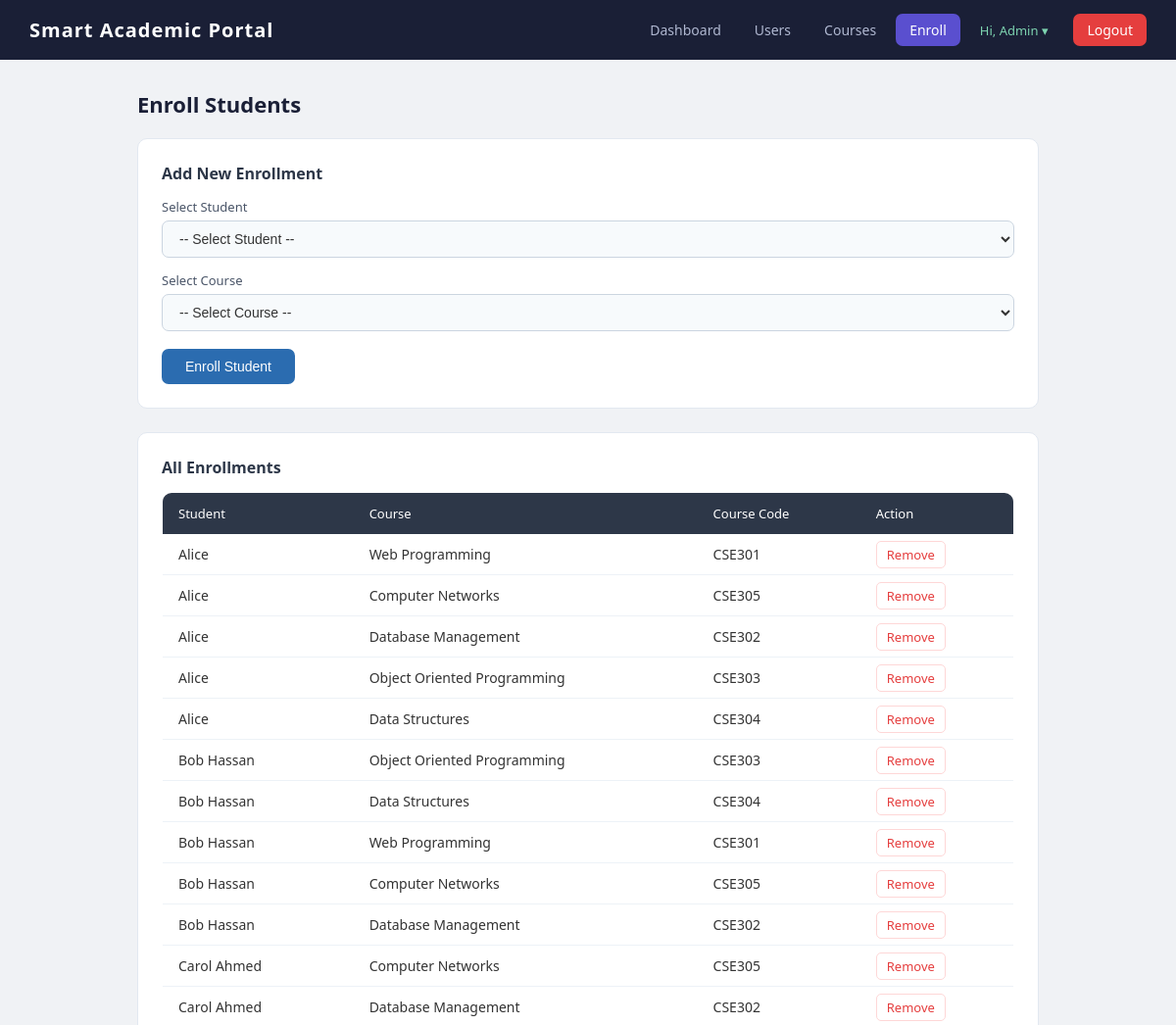
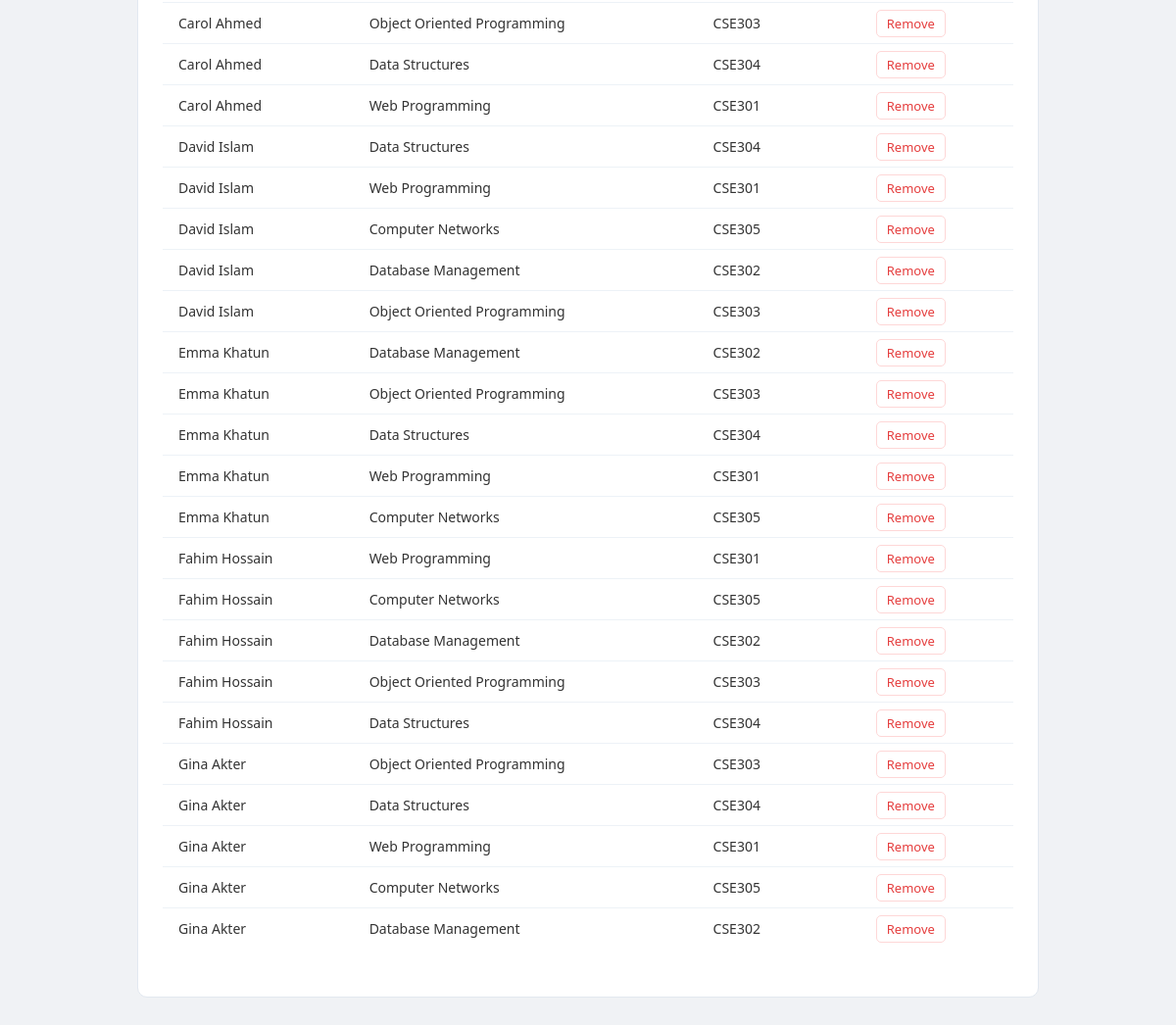
Page /admin/enroll.php (signed in) on the committed database (2 pictures, top to bottom).
### tables this page shows
CREATE TABLE `enrollments` (
  `id` int(11) NOT NULL,
  `student_id` int(11) NOT NULL,
  `course_id` int(11) NOT NULL
);

CREATE TABLE `users` (
  `id` int(11) NOT NULL,
  `name` varchar(100) NOT NULL,
  `email` varchar(100) NOT NULL,
  `password` varchar(255) NOT NULL,
  `role` enum('student','teacher','admin') DEFAULT 'student',
  `created_at` timestamp NOT NULL DEFAULT current_timestamp()
);

CREATE TABLE `courses` (
  `id` int(11) NOT NULL,
  `title` varchar(150) NOT NULL,
  `code` varchar(20) NOT NULL,
  `teacher_id` int(11) DEFAULT NULL
);

### admin/enroll.php (the view, shortened to what this page needs)
<?php
$enrolled = mysqli_query($conn,
    "SELECT e.id, u.name AS sname, c.title AS ctitle, c.code
     FROM enrollments e
     JOIN users u   ON e.student_id = u.id
     JOIN courses c ON e.course_id  = c.id
     ORDER BY u.name ASC");
?>
<!DOCTYPE html>
<html lang="en">
<head>
  <link rel="stylesheet" href="../assets/style.css">
</head>
<body>
<?php include '../includes/header.php'; ?>
<div class="container">
  <h2>Enroll Students</h2>
  <div class="card">
    <h3>Add New Enrollment</h3>
    <form method="POST">
      <label>Select Student</label>
      <select name="student_id" required>
        <option value="">-- Select Student --</option>
      </select>
      <label>Select Course</label>
      <select name="course_id" required>
        <option value="">-- Select Course --</option>
      </select>
      <button type="submit" name="enroll">Enroll Student</button>
    </form>
  </div>
  <div class="card">
    <h3>All Enrollments</h3>
    <?php if(mysqli_num_rows($enrolled) == 0): ?>
      <p style="color:#718096">No enrollments yet.</p>
    <?php else: ?>
    <table class="data-table">
      <thead>
        <tr>
          <th>Student</th>
          <th>Course</th>
          <th>Course Code</th>
          <th>Action</th>
        </tr>
      </thead>
      <tbody>
      <?php while($e = mysqli_fetch_assoc($enrolled)): ?>
        <tr>
          <td><?= $e['sname'] ?></td>
          <td><?= $e['ctitle'] ?></td>
          <td><?= $e['code'] ?></td>
          <td>
            <a href="?remove=<?= $e['id'] ?>"
               onclick="return confirm('Remove this enrollment?')"
               class="btn-danger">Remove</a>
          </td>
        </tr>
      <?php endwhile; ?>
      </tbody>
    </table>
    <?php endif; ?>
  </div>
</div>
</body>
</html>

### assets/style.css (style rules this page uses)
* { margin: 0; padding: 0; box-sizing: border-box; }
body { font-family: 'Segoe UI', Tahoma, Geneva, Verdana, sans-serif; background: #f0f2f5; color: #333; font-size: 15px; }
.container { max-width: 960px; margin: 30px auto; padding: 0 20px; }
h2 { font-size: 22px; font-weight: 600; margin-bottom: 20px; color: #1a1f36; }
h3 { font-size: 16px; font-weight: 600; margin-bottom: 14px; color: #2d3748; }
.card { background: #fff; border-radius: 10px; padding: 24px; margin-bottom: 24px; border: 1px solid #e2e8f0; }
label { display: block; font-size: 13px; font-weight: 500; color: #4a5568; margin-top: 14px; margin-bottom: 5px; }
input[type="text"], input[type="email"], input[type="password"], input[type="number"], select, textarea { width: 100%; padding: 9px 13px; border: 1px solid #cbd5e0; border-radius: 7px; font-size: 14px; background: #f7fafc; color: #333; transition: border 0.2s; }
button[type="submit"] { margin-top: 18px; background: #2b6cb0; color: #fff; border: none; padding: 10px 24px; border-radius: 7px; font-size: 14px; font-weight: 500; cursor: pointer; transition: background 0.2s; }
.data-table { width: 100%; border-collapse: collapse; background: #fff; border-radius: 10px; overflow: hidden; border: 1px solid #e2e8f0; margin-bottom: 24px; }
.data-table th { background: #2d3748; color: #fff; padding: 12px 16px; text-align: left; font-size: 13px; font-weight: 500; }
.data-table td { padding: 11px 16px; border-bottom: 1px solid #edf2f7; font-size: 14px; }
.data-table tr:last-child td { border-bottom: none; }
.btn-danger { color: #e53e3e; text-decoration: none; font-size: 13px; border: 1px solid #fed7d7; padding: 4px 10px; border-radius: 5px; transition: all 0.2s; }

### rows in the picture
enrollments: student.name "Alice", course.title "Web Programming", course.code "CSE301"
enrollments: student.name "Alice", course.title "Computer Networks", course.code "CSE305"
enrollments: student.name "Alice", course.title "Database Management", course.code "CSE302"
enrollments: student.name "Alice", course.title "Object Oriented Programming", course.code "CSE303"
enrollments: student.name "Alice", course.title "Data Structures", course.code "CSE304"
enrollments: student.name "Bob Hassan", course.title "Object Oriented Programming", course.code "CSE303"
enrollments: student.name "Bob Hassan", course.title "Data Structures", course.code "CSE304"
enrollments: student.name "Bob Hassan", course.title "Web Programming", course.code "CSE301"
enrollments: student.name "Bob Hassan", course.title "Computer Networks", course.code "CSE305"
enrollments: student.name "Bob Hassan", course.title "Database Management", course.code "CSE302"
enrollments: student.name "Carol Ahmed", course.title "Computer Networks", course.code "CSE305"
enrollments: student.name "Carol Ahmed", course.title "Database Management", course.code "CSE302"
enrollments: student.name "Carol Ahmed", course.title "Object Oriented Programming", course.code "CSE303"
enrollments: student.name "Carol Ahmed", course.title "Data Structures", course.code "CSE304"
enrollments: student.name "Carol Ahmed", course.title "Web Programming", course.code "CSE301"
enrollments: student.name "David Islam", course.title "Data Structures", course.code "CSE304"
enrollments: student.name "David Islam", course.title "Web Programming", course.code "CSE301"
enrollments: student.name "David Islam", course.title "Computer Networks", course.code "CSE305"
enrollments: student.name "David Islam", course.title "Database Management", course.code "CSE302"
enrollments: student.name "David Islam", course.title "Object Oriented Programming", course.code "CSE303"
enrollments: student.name "Emma Khatun", course.title "Database Management", course.code "CSE302"
enrollments: student.name "Emma Khatun", course.title "Object Oriented Programming", course.code "CSE303"
enrollments: student.name "Emma Khatun", course.title "Data Structures", course.code "CSE304"
enrollments: student.name "Emma Khatun", course.title "Web Programming", course.code "CSE301"
enrollments: student.name "Emma Khatun", course.title "Computer Networks", course.code "CSE305"
enrollments: student.name "Fahim Hossain", course.title "Web Programming", course.code "CSE301"
enrollments: student.name "Fahim Hossain", course.title "Computer Networks", course.code "CSE305"
enrollments: student.name "Fahim Hossain", course.title "Database Management", course.code "CSE302"
enrollments: student.name "Fahim Hossain", course.title "Object Oriented Programming", course.code "CSE303"
enrollments: student.name "Fahim Hossain", course.title "Data Structures", course.code "CSE304"
enrollments: student.name "Gina Akter", course.title "Object Oriented Programming", course.code "CSE303"
enrollments: student.name "Gina Akter", course.title "Data Structures", course.code "CSE304"
enrollments: student.name "Gina Akter", course.title "Web Programming", course.code "CSE301"
enrollments: student.name "Gina Akter", course.title "Computer Networks", course.code "CSE305"
enrollments: student.name "Gina Akter", course.title "Database Management", course.code "CSE302"

### other values in the picture
$_SESSION['user_name'] "Admin"
